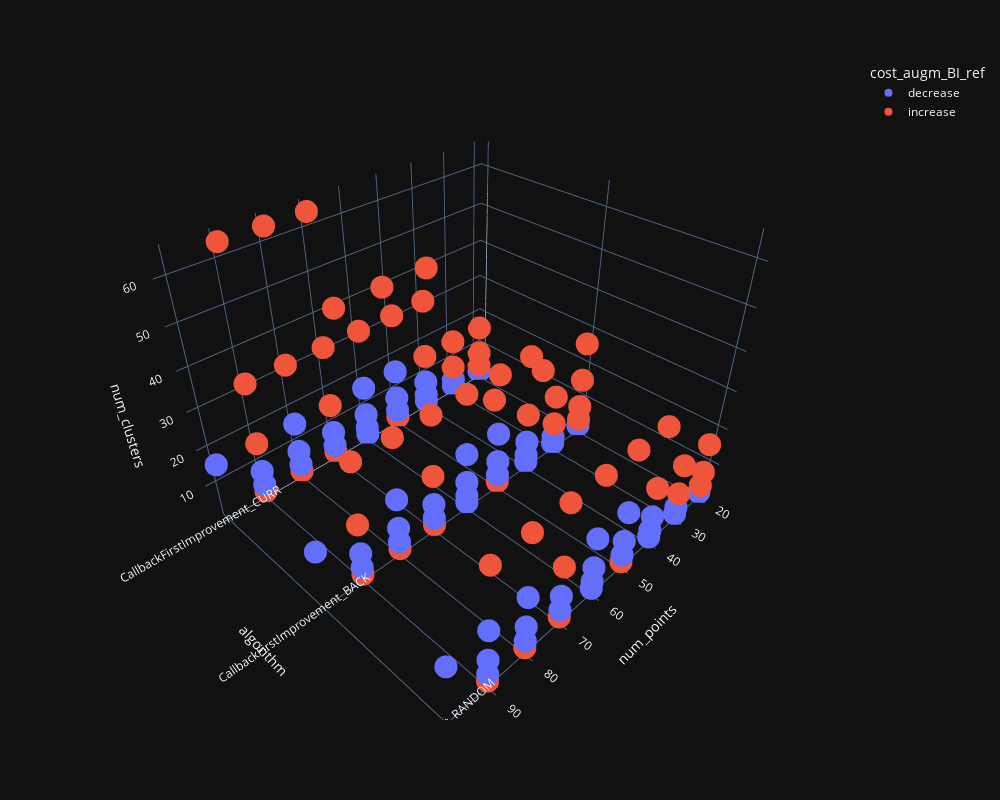

Notebook code cell kept with this figure:
### Code cell
tmp_df = df[df["init_type"] == "random"].copy()
tmp_df.loc[:,"algorithm"] = tmp_df["ImprClass"]+"_" + tmp_df["iteration_order"]
tmp_df.loc[:,"index"] = tmp_df["uuid_points_coords"]+"_" + tmp_df["uuid_points_assign"]+"_"+tmp_df["num_points"].astype(str)
tmp_df = tmp_df.drop(["init_cost","ImprClass","init_type","iteration_order","uuid_points_coords","uuid_points_assign"],axis=1)
Lnew = []
for num_clust in [2,4,8,16,32,64,128]:
    df_tmp = tmp_df[tmp_df["num_clusters"] == num_clust].copy()
    Ldf = []
    for algorithm in pd.unique(df_tmp["algorithm"]):
        df_tmp1 = df_tmp[df_tmp["algorithm"] == algorithm].copy()
        df_tmp1.set_index(["index"],inplace=True)
        if "Best" in algorithm:
            backup_tmp_df = df_tmp1.copy()
            backup_tmp_df.loc[:,"algorithm"] = algorithm
            backup_tmp_df.loc[:,"num_clusters"] = num_clust
            continue
        else:
            current = df_tmp1
            df_tmp1 = df_tmp1.assign(cost_augm_BI_ref=current["end_cost"].copy() - backup_tmp_df["end_cost"].copy())
        df_tmp1 = df_tmp1.groupby("num_points",as_index=False).mean()
        df_tmp1.loc[:,"algorithm"] = algorithm
        df_tmp1.loc[:,"num_clusters"] = num_clust
        new_df_tmp1 = df_tmp1.copy()
        new_df_tmp1.loc[df_tmp1["cost_augm_BI_ref"]<0,"cost_augm_BI_ref"] = "decrease"
        new_df_tmp1.loc[df_tmp1["cost_augm_BI_ref"]>0,"cost_augm_BI_ref"] = "increase"
        new_df_tmp1.loc[df_tmp1["cost_augm_BI_ref"]==0,"cost_augm_BI_ref"] = "no_change"
        Ldf.append(new_df_tmp1)
    if len(Ldf) >0:
        Lnew.append(pd.concat(Ldf,axis=0))
new_df = pd.concat(Lnew,axis=0)
fig = px.scatter_3d(new_df, x='num_points', y='algorithm', z='num_clusters',
              color='cost_augm_BI_ref',color_continuous_scale  =["red","green","blue"],template="plotly_dark",width=1000,height=800)
fig.show()

### Figure 1 — Plotly figure (JSON) as saved in the notebook; plotly's stock layout.template omitted (floating-point values rounded to 4 significant figures)
{"data": [{"hovertemplate": "cost_augm_BI_ref=decrease<br>num_points=%{x}<br>algorithm=%{y}<br>num_clusters=%{z}<extra></extra>", "legendgroup": "decrease", "marker": {"color": "#636efa", "symbol": "circle"}, "mode": "markers", "name": "decrease", "scene": "scene", "showlegend": true, "type": "scatter3d", "x": [20, 30, 40, 60, 20, 30, 40, 60, 20, 30, 40, 60, 30, 40, 50, 60, 70, 80, 90, 30, 40, 50, 60, 70, 80, 90, 30, 40, 50, 60, 70, 80, 90, 40, 50, 60, 70, 80, 90, 40, 50, 60, 70, 80, 90, 40, 50, 60, 70, 80, 90, 50, 60, 80, 100, 50, 60, 80, 100, 50, 60, 80, 90, 100], "y": ["CallbackFirstImprovement_CURR", "CallbackFirstImprovement_CURR", "CallbackFirstImprovement_CURR", "CallbackFirstImprovement_CURR", "CallbackFirstImprovement_BACK", "CallbackFirstImprovement_BACK", "CallbackFirstImprovement_BACK", "CallbackFirstImprovement_BACK", "CallbackFirstImprovement_RANDOM", "CallbackFirstImprovement_RANDOM", "CallbackFirstImprovement_RANDOM", "CallbackFirstImprovement_RANDOM", "CallbackFirstImprovement_CURR", "CallbackFirstImprovement_CURR", "CallbackFirstImprovement_CURR", "CallbackFirstImprovement_CURR", "CallbackFirstImprovement_CURR", "CallbackFirstImprovement_CURR", "CallbackFirstImprovement_CURR", "CallbackFirstImprovement_BACK", "CallbackFirstImprovement_BACK", "CallbackFirstImprovement_BACK", "CallbackFirstImprovement_BACK", "CallbackFirstImprovement_BACK", "CallbackFirstImprovement_BACK", "CallbackFirstImprovement_BACK", "CallbackFirstImprovement_RANDOM", "CallbackFirstImprovement_RANDOM", "CallbackFirstImprovement_RANDOM", "CallbackFirstImprovement_RANDOM", "CallbackFirstImprovement_RANDOM", "CallbackFirstImprovement_RANDOM", "CallbackFirstImprovement_RANDOM", "CallbackFirstImprovement_CURR", "CallbackFirstImprovement_CURR", "CallbackFirstImprovement_CURR", "CallbackFirstImprovement_CURR", "CallbackFirstImprovement_CURR", "CallbackFirstImprovement_CURR", "CallbackFirstImprovement_BACK", "CallbackFirstImprovement_BACK", "CallbackFirstImprovement_BACK", "CallbackFirstImprovement_BACK", "CallbackFirstImprovement_BACK", "CallbackFirstImprovement_BACK", "CallbackFirstImprovement_RANDOM", "CallbackFirstImprovement_RANDOM", "CallbackFirstImprovement_RANDOM", "CallbackFirstImprovement_RANDOM", "CallbackFirstImprovement_RANDOM", "CallbackFirstImprovement_RANDOM", "CallbackFirstImprovement_CURR", "CallbackFirstImprovement_CURR", "CallbackFirstImprovement_CURR", "CallbackFirstImprovement_CURR", "CallbackFirstImprovement_BACK", "CallbackFirstImprovement_BACK", "CallbackFirstImprovement_BACK", "CallbackFirstImprovement_BACK", "CallbackFirstImprovement_RANDOM", "CallbackFirstImprovement_RANDOM", "CallbackFirstImprovement_RANDOM", "CallbackFirstImprovement_RANDOM", "CallbackFirstImprovement_RANDOM"], "z": [2, 2, 2, 2, 2, 2, 2, 2, 2, 2, 2, 2, 4, 4, 4, 4, 4, 4, 4, 4, 4, 4, 4, 4, 4, 4, 4, 4, 4, 4, 4, 4, 4, 8, 8, 8, 8, 8, 8, 8, 8, 8, 8, 8, 8, 8, 8, 8, 8, 8, 8, 16, 16, 16, 16, 16, 16, 16, 16, 16, 16, 16, 16, 16]}, {"hovertemplate": "cost_augm_BI_ref=increase<br>num_points=%{x}<br>algorithm=%{y}<br>num_clusters=%{z}<extra></extra>", "legendgroup": "increase", "marker": {"color": "#EF553B", "symbol": "circle"}, "mode": "markers", "name": "increase", "scene": "scene", "showlegend": true, "type": "scatter3d", "x": [50, 70, 80, 90, 50, 70, 80, 90, 50, 70, 80, 90, 20, 20, 20, 20, 30, 20, 30, 20, 30, 20, 30, 40, 70, 90, 20, 30, 40, 70, 90, 20, 30, 40, 70, 40, 50, 60, 70, 80, 90, 40, 50, 60, 70, 80, 90, 40, 50, 60, 70, 80, 90, 70, 80, 90, 70, 80, 90, 70, 80, 90], "y": ["CallbackFirstImprovement_CURR", "CallbackFirstImprovement_CURR", "CallbackFirstImprovement_CURR", "CallbackFirstImprovement_CURR", "CallbackFirstImprovement_BACK", "CallbackFirstImprovement_BACK", "CallbackFirstImprovement_BACK", "CallbackFirstImprovement_BACK", "CallbackFirstImprovement_RANDOM", "CallbackFirstImprovement_RANDOM", "CallbackFirstImprovement_RANDOM", "CallbackFirstImprovement_RANDOM", "CallbackFirstImprovement_CURR", "CallbackFirstImprovement_BACK", "CallbackFirstImprovement_RANDOM", "CallbackFirstImprovement_CURR", "CallbackFirstImprovement_CURR", "CallbackFirstImprovement_BACK", "CallbackFirstImprovement_BACK", "CallbackFirstImprovement_RANDOM", "CallbackFirstImprovement_RANDOM", "CallbackFirstImprovement_CURR", "CallbackFirstImprovement_CURR", "CallbackFirstImprovement_CURR", "CallbackFirstImprovement_CURR", "CallbackFirstImprovement_CURR", "CallbackFirstImprovement_BACK", "CallbackFirstImprovement_BACK", "CallbackFirstImprovement_BACK", "CallbackFirstImprovement_BACK", "CallbackFirstImprovement_BACK", "CallbackFirstImprovement_RANDOM", "CallbackFirstImprovement_RANDOM", "CallbackFirstImprovement_RANDOM", "CallbackFirstImprovement_RANDOM", "CallbackFirstImprovement_CURR", "CallbackFirstImprovement_CURR", "CallbackFirstImprovement_CURR", "CallbackFirstImprovement_CURR", "CallbackFirstImprovement_CURR", "CallbackFirstImprovement_CURR", "CallbackFirstImprovement_BACK", "CallbackFirstImprovement_BACK", "CallbackFirstImprovement_BACK", "CallbackFirstImprovement_BACK", "CallbackFirstImprovement_BACK", "CallbackFirstImprovement_BACK", "CallbackFirstImprovement_RANDOM", "CallbackFirstImprovement_RANDOM", "CallbackFirstImprovement_RANDOM", "CallbackFirstImprovement_RANDOM", "CallbackFirstImprovement_RANDOM", "CallbackFirstImprovement_RANDOM", "CallbackFirstImprovement_CURR", "CallbackFirstImprovement_CURR", "CallbackFirstImprovement_CURR", "CallbackFirstImprovement_BACK", "CallbackFirstImprovement_BACK", "CallbackFirstImprovement_BACK", "CallbackFirstImprovement_RANDOM", "CallbackFirstImprovement_RANDOM", "CallbackFirstImprovement_RANDOM"], "z": [2, 2, 2, 2, 2, 2, 2, 2, 2, 2, 2, 2, 4, 4, 4, 8, 8, 8, 8, 8, 8, 16, 16, 16, 16, 16, 16, 16, 16, 16, 16, 16, 16, 16, 16, 32, 32, 32, 32, 32, 32, 32, 32, 32, 32, 32, 32, 32, 32, 32, 32, 32, 32, 64, 64, 64, 64, 64, 64, 64, 64, 64]}], "layout": {"height": 800, "legend": {"title": {"text": "cost_augm_BI_ref"}, "tracegroupgap": 0}, "margin": {"t": 60}, "scene": {"domain": {"x": [0, 1], "y": [0, 1]}, "xaxis": {"title": {"text": "num_points"}}, "yaxis": {"title": {"text": "algorithm"}}, "zaxis": {"title": {"text": "num_clusters"}}}, "width": 1000}}
